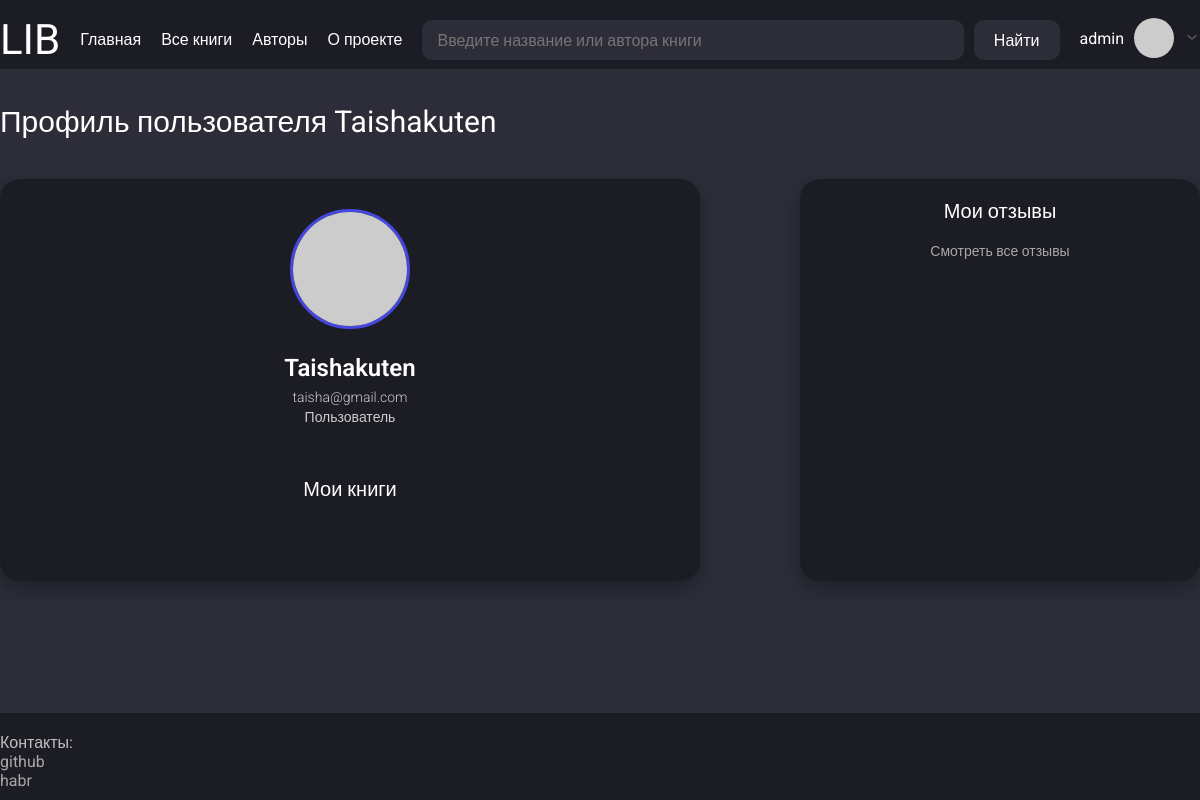
Screenshot of /users/Taishakuten (signed in) with the database file from the repository.
### app/models.py (models this page shows, shortened)
class User(UserMixin, db.Model):
    __tablename__ = "users"
    id = sa.Column(sa.Integer, primary_key=True, autoincrement=True)
    username = sa.Column(sa.String(50), index=True, unique=True, nullable=False)
    email = sa.Column(sa.String(120), index=True, unique=True, nullable=False)
    hashed_password = sa.Column(sa.String(256), nullable=True)
    status = sa.Column(sa.String(25), default="rejected", nullable=True)  # approved, pending
    role = sa.Column(sa.String(15), default="user", nullable=True)  # admin
    reviews = so.relationship("Review", back_populates="user", cascade="all, delete-orphan")
    books = so.relationship("Book", secondary=users_books, back_populates="users")
    def avatar(self, size):
        digest = md5(self.email.lower().encode('utf-8')).hexdigest()
        return f"https://www.gravatar.com/avatar/{digest}?s={size}&d=identicon"
    @classmethod
    def is_exists(cls, username, email=None):
        return db.session.query(cls).filter((cls.username == username) | (cls.email == email)).first()

### app/routes.py (the view)
@app.route("/users/<string:username>")
@login_required
def user_account(username):
    user = User.is_exists(username)
    if not user:
        return "Такого пользователя не существует"
    params = {"title": f"Профиль пользователя {username}",
              "local_css_file": "user_profile.css",
              "user": user}
    return render_template("user_profile.html", **params)

### app/models.py (called while the page is built)
@login.user_loader
def load_user(id):
    return db.session.get(User, int(id))

### app/templates/user_profile.html (shortened to what this page needs)
{% extends "base.html" %}
{% block content %}
<div class="user-profile-container">
    <div class="profile-card-container">
        <img src="{{ user.avatar(100) }}" class="profile-avatar-image">
        <div class="user-info-container">
            <p class="profile-username">{{ user.username }}</p>
            <p class="profile-user-email">{{ user.email }}</p>
            {% if user.role == "admin"%}
                <p class="profile-user-role">Администратор</p>
            {% else %}
                <p class="profile-user-role">Пользователь</p>
            {% endif %}
        </div>
        <p class="profile-books-container-title">Мои книги</p>
        <div class="profile-books-container">
        </div>
    </div>
    <div class="user-profile-reviews">
        <p class="profile-reviews-container-title">Мои отзывы</p>
        <a href="{{ url_for('user_reviews', username=user.username) }}" class="see-all-reviews">Смотреть все отзывы</a>
    </div>
</div>
{% endblock %}

### app/templates/base.html (shortened to what this page needs)
<!DOCTYPE html>
<html lang="ru">
<head>
    <link href="{{ url_for('static', filename='/css/style.css') }}" rel="stylesheet">
    {% if local_css_file %}
        <link href="{{ url_for('static', filename='/css/' ~ local_css_file) }}" rel="stylesheet">
    {% endif %}
</head>
<body>
    <div class="wrapper">
        <header class="header">
            <div class="container header-container">
                <div class="header-logo-container">
                    <p class="header-logo"><a href="{{ url_for('index') }}" class="header-logo-link">LIB</a></p>
                </div>
                <ul class="header-menu">
                    <li><a href="{{ url_for('index') }}" class="header-logo-link">Главная</a></li>
                    <li><a href="{{ url_for('books_list') }}" class="header-logo-link">Все книги</a></li>
                    <li><a href="{{ url_for('authors_list') }}" class="header-logo-link">Авторы</a></li>
                    <li><a href="{{ url_for('about_project') }}" class="header-logo-link">О проекте</a></li>
                </ul>
                <div class="header-search-container">
                        <input type="search" class="header-search" placeholder="Введите название или автора книги" id="ajax-search" name="search" autocomplete="off">
                        <button class="search-button-submit" id="search-button">Найти</button>
                </div>
                <div class="header-user-container">
                    {% if current_user.is_authenticated %}
                        <p class="header-user-nickname">
                            <a href="{{ url_for('user_account', username=current_user.username) }}" class="user-nickname-link">{{ current_user.username }}</a>
                        </p>
                        <img class="header-user-img" src="{{ current_user.avatar(60) }}" alt="Аватар">
                        <button class="arrow-userinfo-button">
                            <img class="header-arrow-down" src="{{ url_for('static', filename='images/arrow-ios-down.svg') }}" alt="Стрелка вниз">
                        </button>
                    {% else %}
                        <p class="header-user-nickname">
                            <a href="{{ url_for('register') }}" class="user-nickname-link">Зарегистрироваться</a>
                            <a href="{{ url_for('login') }}" class="user-nickname-link">Войти</a>
                        </p>
                    {% endif %}
                </div>
            </div>
        </header>
        <main class="main">
            <div class="container">
                <div class="main-container">
                    <h1 class="main-title">{{ title }}</h1>
                    {% block content %}{% endblock %}
                </div>
            </div>
        </main>
        <footer class="footer">
            <div class="container">
                <div class="footer-container">
                    <div class="footer-contact-container">
                        <p class="contact-title">Контакты:</p>
                        <ul class="contact-list">
                            <li><a href="https://github.com/taishakutenn" class="footer-contact-link">github</a></li>
                            <li><a href="https://habr.com/ru/users/taishakuten" class="footer-contact-link">habr</a></li>
                        </ul>
                    </div>
                </div>
            </div>
        </footer>
    </div>
</body>
</html>

### app/static/css/style.css (style rules this page uses)
html, body { margin: 0; padding: 0; height: 100%; font-family: 'Roboto', sans-serif; background-color: #2D2D3A; color: #FFFFFF; }
.wrapper { min-height: 100%; display: flex; flex-direction: column; }
.container { max-width: 1220px; width: 100%; margin: 0 auto; padding-top: 15px; padding-bottom: 5px; }
.header { background-color: #1C1C24; width: 100%; }
.header-container { display: flex; justify-content: space-between; align-items: flex-start; gap: 20px; flex-wrap: wrap; }
.header-logo { font-size: 42px; margin: 0; }
.header-logo-link { text-decoration: none; color: inherit; }
.header-menu { display: flex; gap: 20px; list-style: none; padding: 0; margin-top: 15px; }
.header-search-container { display: flex; gap: 10px; flex-grow: 1; margin-top: 5px; position: relative; }
.header-search { background-color: #2D2D3A; border: none; border-radius: 10px; padding: 10px 15px; color: white; flex-grow: 1; height: 40px; box-sizing: border-box; }
.search-button-submit { background-color: #2D2D3A; border: none; border-radius: 10px; color: white; padding: 0 20px; height: 40px; cursor: pointer; box-sizing: border-box; }
.header-user-container { position: relative; display: flex; align-items: center; gap: 10px; margin-top: 3px; }
.header-user-nickname { margin: 0; }
.user-nickname-link { text-decoration: none; color: inherit; }
.header-user-img { width: 40px; height: 40px; border-radius: 50%; }
.arrow-userinfo-button { background: none; border: none; cursor: pointer; }
.header-arrow-down { width: 16px; height: 16px; }
.main { flex-grow: 1; padding: 20px 0; }
.main-container { display: flex; flex-direction: column; }
.main-title { font-size: 30px; }
.footer { background-color: #1C1C24; width: 100%; padding: 5px 0; }
.footer-container { display: flex; justify-content: space-between; }
.footer-contact-container { display: flex; flex-direction: column; }
.contact-title { color: #C0C0C0; }
.contact-list { margin-top: a; }
.footer-contact-link { color: #A9A9A9; text-decoration: none; }

### app/static/css/user_profile.css (style rules this page uses)
.user-profile-container { display: flex; justify-content: space-between; }
.profile-card-container { display: flex; flex-direction: column; align-items: center; width: 100%; max-width: 700px; background-color: #1C1C24; border-radius: 20px; margin-top: 40px; padding: 30px; box-shadow: 0 8px 20px rgba(0, 0, 0, 0.3); box-sizing: border-box; }
.profile-avatar-image { width: 120px; height: 120px; object-fit: cover; border-radius: 50%; margin-bottom: 20px; border: 3px solid #4447E2; }
.user-info-container { display: flex; flex-direction: column; align-items: center; margin-bottom: 20px; }
.profile-username { font-size: 24px; font-weight: 600; margin: 5px 0; }
.profile-user-email, .profile-user-role { font-size: 14px; font-weight: 300; color: #CCCCCC; margin: 2px 0; }
.profile-books-container-title { font-size: 20px; font-weight: 500; margin: 30px 0 10px; }
.profile-books-container { display: flex; flex-wrap: wrap; justify-content: center; gap: 20px; padding: 20px; width: 100%; box-sizing: border-box; }
.user-profile-reviews { display: flex; flex-direction: column; align-items: center; width: 100%; max-width: 400px; background-color: #1C1C24; border-radius: 20px; margin-top: 40px; box-shadow: 0 8px 20px rgba(0, 0, 0, 0.3); box-sizing: border-box; padding: 20px; overflow: hidden; }
.profile-reviews-container-title { font-size: 20px; font-weight: 500; margin-bottom: 10px; }
.see-all-reviews { margin-top: 10px; font-size: 14px; color: #A9A9A9; text-decoration: underline; cursor: pointer; text-align: center; }

### rows the page displays
User: username "admin"
User: username "Taishakuten", email "taisha@gmail.com"

### other values shown
{{ title }} "Профиль пользователя Taishakuten"
